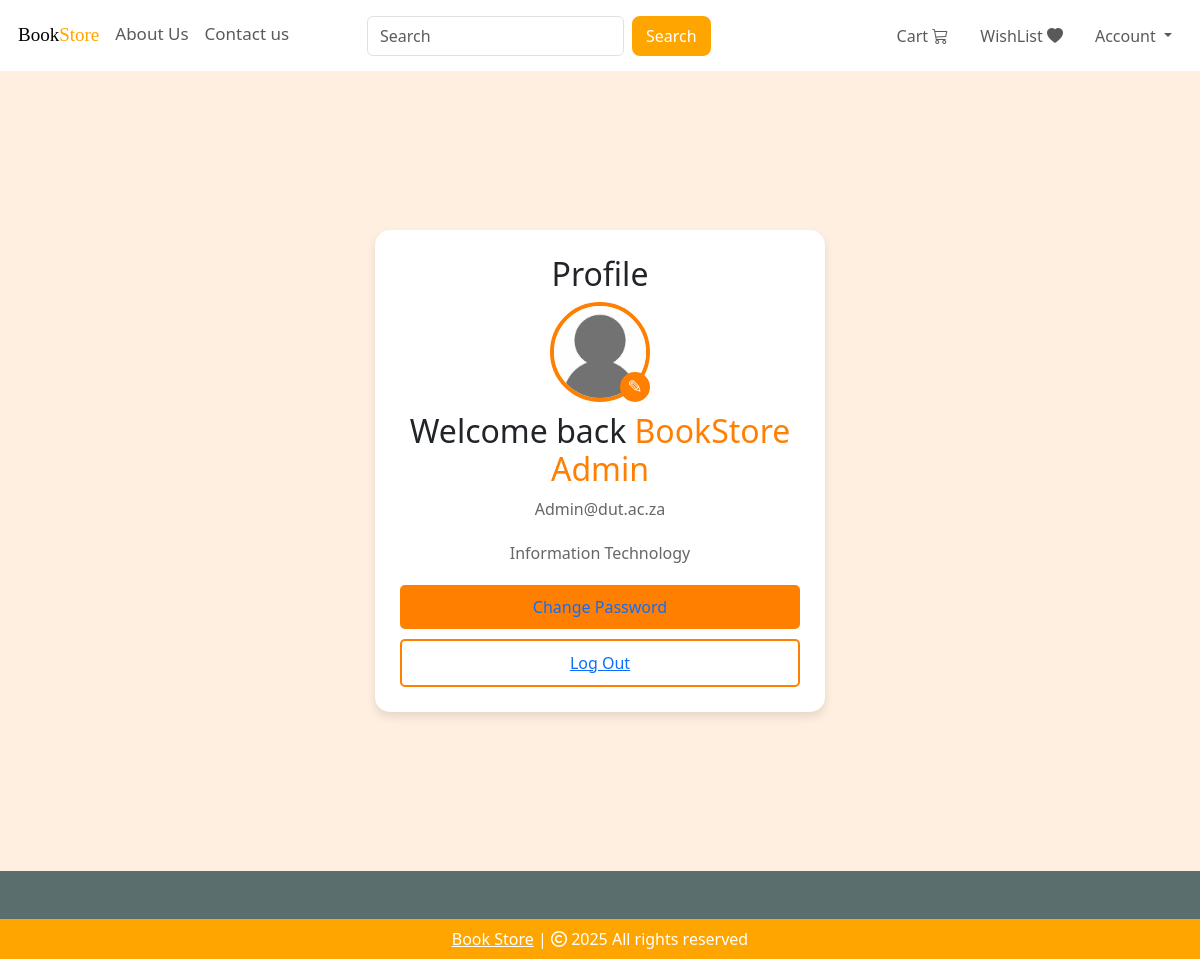
The page /profile/2 (signed in) on the database its author committed.
### bookstore/models.py (models this page shows, shortened)
class Customer(db.Model, UserMixin):
    id = db.Column(db.Integer, primary_key=True)
    email = db.Column(db.String(100), unique=True, nullable=False)
    username = db.Column(db.String(100), nullable=False)
    department = db.Column(db.String(100), nullable=False)  # ✅ Add department field
    password_hash = db.Column(db.String(150), nullable=False)
    date_joined = db.Column(db.DateTime, default=datetime.utcnow)
    cart_item = db.relationship('Cart', backref=db.backref('customer', lazy=True))
    orders = db.relationship('Order', backref=db.backref('customer', lazy=True))
    wishlist_items = db.relationship('Wishlist', backref=db.backref('customer', lazy=True))
    @property
    def password(self):
        raise AttributeError('Password is not a Readable Attribute')

### bookstore/auth.py (the view)
@auth.route('/profile/<int:customer_id>')
@login_required
def profile(customer_id):
    customer = Customer.query.get(customer_id)
    return render_template('profile.html', customer=customer)

### bookstore/__init__.py (called while the page is built)
def create_app():
    app = Flask(__name__)
    app.config["SECRET_KEY"] = "your_secret_key_here"
    app.config.from_object("config.Config")
    app.config["SQLALCHEMY_DATABASE_URI"] = f"sqlite:///{DB_NAME}"
    db.init_app(app)
    stripe.api_key = app.config["STRIPE_SECRET_KEY"]  # Initialize Stripe
    from .models import Customer, Cart, Product, Order
    login_manager = LoginManager()
    login_manager.init_app(app)
    login_manager.login_view = "auth.login"
    @login_manager.user_loader
    def load_user(id):
        return Customer.query.get(int(id))
    from .views import views
    from .auth import auth
    from .admin import admin
    app.register_blueprint(views, url_prefix="/")
    app.register_blueprint(auth, url_prefix="/")
    app.register_blueprint(admin, url_prefix="/")
    create_database(app)
    return app

### bookstore/templates/profile.html (shortened to what this page needs)
{% extends 'base.html' %}
{% block body %}
<div style="background-color: #ffefe0; display: flex; justify-content: center; align-items: center; height: 100vh; margin: 0;">
    <div style="background: white; padding: 25px; border-radius: 15px; box-shadow: 0 5px 10px rgba(0,0,0,0.1); max-width: 450px; width: 100%; text-align: center;">
         <h2 style="text: center; ">Profile</h2>
        <div style="position: relative; display: inline-block;">
            <img src="../media/account-pic.jfif" alt="Profile Picture" style="border-radius: 50%; width: 100px; height: 100px; border: 4px solid #ff7f00;">
            <button style="position: absolute; bottom: 0; right: 0; background-color: #ff7f00; border: none; border-radius: 50%; width: 30px; height: 30px; color: white; font-size: 18px; cursor: pointer;">✎</button>
        </div>
        <h2 style=" margin-top: 10px;">Welcome back<span style="color: #ff7f00;"> {{customer.username}}</span> </h2>
        <p style="color: #666; margin-bottom: 20px;">{{customer.email}}</p>
        <p style="color: #666; margin-bottom: 20px;">{{customer.department}}</p>
        <button style="width: 100%; padding: 10px; background-color: #ff7f00; color: white; border: none; border-radius: 5px; font-size: 16px; cursor: pointer; margin-bottom: 10px;"><a href="/change-password/{{ customer.id }}" style="text-decoration: none; text: white;">Change Password</a></button>
        <button style="width: 100%; padding: 10px; background-color: white; color: #ff7f00; border: 2px solid #ff7f00; border-radius: 5px; font-size: 16px; cursor: pointer;" ><a href="/logout">Log Out</a></button>
    </div>
</div>
{% endblock %}

### rows shown on the page
Customer: username "BookStore Admin", email "Admin@dut.ac.za", department "Information Technology"
